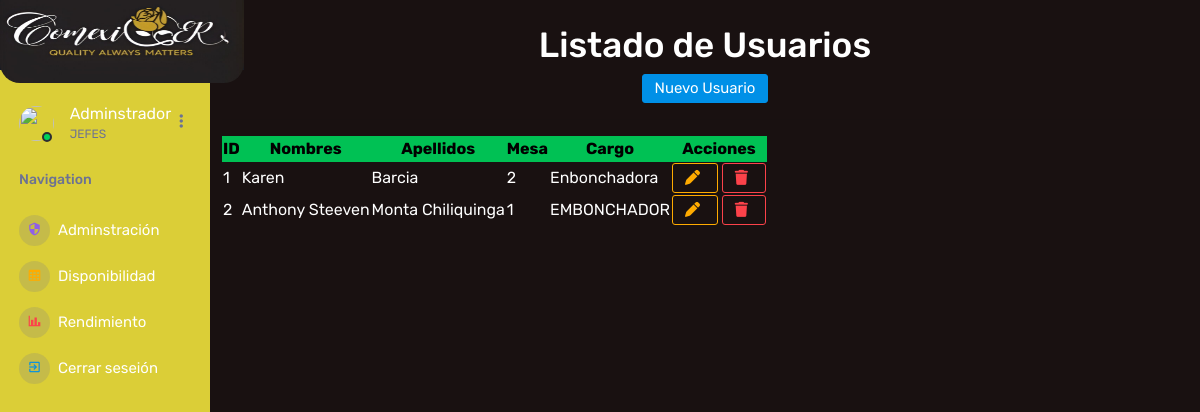
The app's page /usuariore, older data.
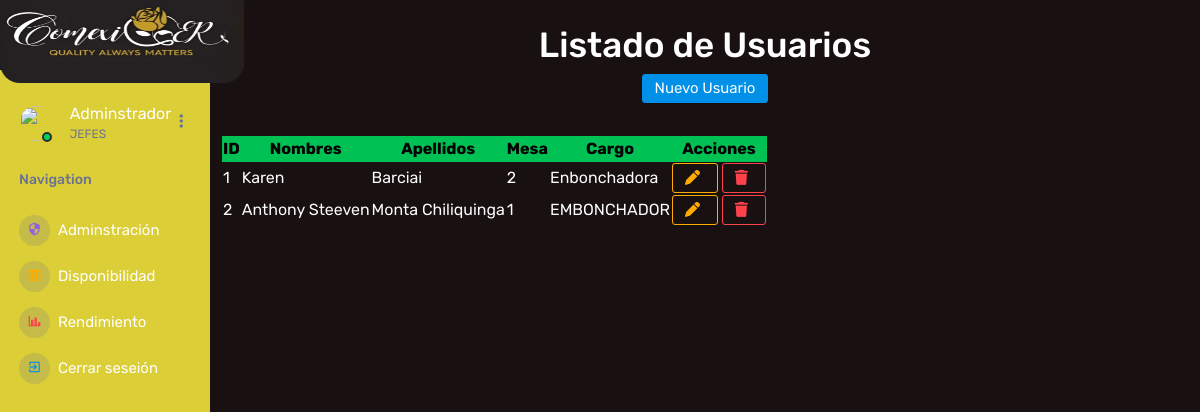
The same page, newer data.
### Aplicaciones/Usuario/models.py (models this page shows)
class Usuario(models.Model):
    nombres = models.CharField(max_length=100)
    apellidos = models.CharField(max_length=100)
    mesa = models.CharField(max_length=100)
    cargo = models.CharField(max_length=100)

### Aplicaciones/Usuario/views.py (the view)
# urls.py: path('usuariore', views.inicios, name='usuariore' ),
def inicios(request):
    listadoUsuarios = Usuario.objects.all()
    return render(request,"usuariore.html", {'usuario': listadoUsuarios})

### Aplicaciones/Usuario/templates/usuariore.html (shortened to what this page needs)
{% extends 'plantilla.html' %}
{% load static %}
{% block body %}
<br>
<main class="container py-4">
    <h1 class="text-center">Listado de Usuarios</h1>
    <div class="text-center">
        <a href="{% url 'nuevo_usuario' %}" class="btn btn-primary">
            Nuevo Usuario
        </a>
    </div>
    <hr>
    <table id="table_usuarios" >
        <thead>
            <tr class="table-success text-center">
                <th>ID</th>
                <th>Nombres</th>
                <th>Apellidos</th>
                <th>Mesa</th>
                <th>Cargo</th>
                <th>Acciones</th>
            </tr>
        </thead>
        <tbody>
            {% for u in usuario %}
            <tr>
                <td>{{ u.id }}</td>
                <td>{{ u.nombres }}</td>
                <td>{{ u.apellidos }}</td>
                <td>{{ u.mesa }}</td>
                <td>{{ u.cargo }}</td>
                <td class="text-center">
                    <button class="btn btn-outline-warning" data-bs-toggle="modal" data-bs-target="#modalEditar{{ u.id }}">
                        <i class="fa fa-pen"></i>
                    </button>
                    <a href="{% url 'eliminar_usuario' u.id %}" class="btn btn-outline-danger"
                       onclick="return confirm('¿Seguro que deseas eliminar este usuario?')">
                        <i class="fa fa-trash"></i>
                    </a>
                </td>
            </tr>
            {% empty %}
            <tr>
                <td colspan="6" class="text-center">No hay usuarios registrados.</td>
            </tr>
            {% endfor %}
        </tbody>
    </table>
</main>
<br><br>
{% endblock %}

Row changes from the older to the newer data that the page shows:
changed Usuario "Karen": apellidos "Barcia" → "Barciai"
